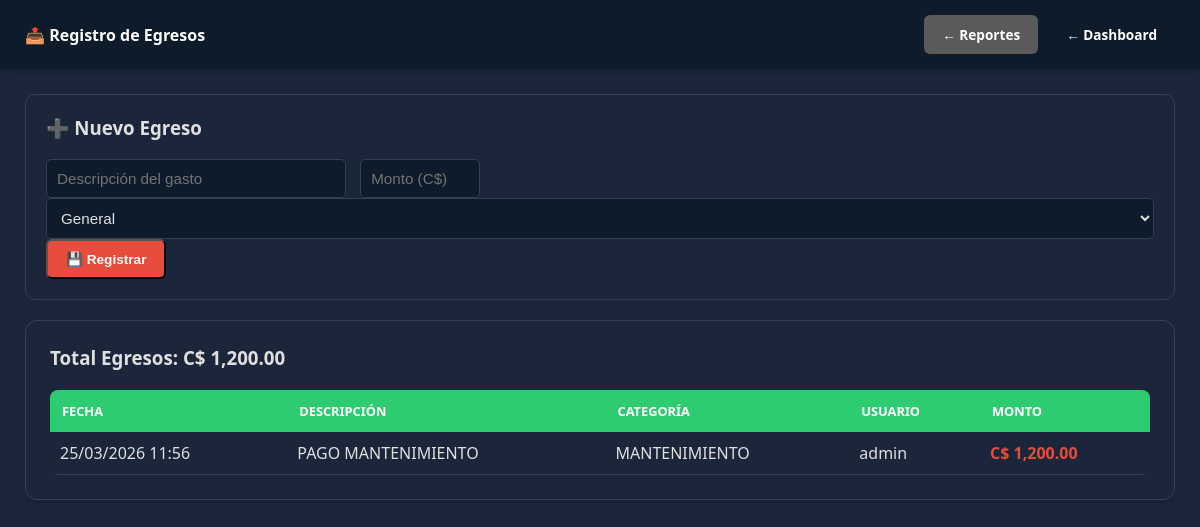
/views/admin/gestion_egresos.php (signed in), run on the app's committed database.
### tables this page shows
CREATE TABLE `caja_egresos` (
  `id` int(11) NOT NULL,
  `descripcion` varchar(255) NOT NULL,
  `monto_salida` decimal(10,2) NOT NULL,
  `fecha_egreso` datetime DEFAULT current_timestamp(),
  `id_usuario` int(11) NOT NULL,
  `categoria` varchar(50) DEFAULT 'GENERAL'
);

CREATE TABLE `usuarios` (
  `id` int(11) NOT NULL,
  `nombre` varchar(50) NOT NULL,
  `apellido` varchar(50) NOT NULL,
  `usuario` varchar(50) NOT NULL,
  `cedula` varchar(20) NOT NULL,
  `password` varchar(255) NOT NULL,
  `telefono` varchar(20) DEFAULT NULL,
  `rol` enum('ADMIN','CAJA') NOT NULL DEFAULT 'CAJA',
  `fecha_creacion` timestamp NOT NULL DEFAULT current_timestamp()
);

### views/admin/gestion_egresos.php (the view, shortened to what this page needs)
<?php
$db = (new Database())->getConnection();
$config = (new AppConfig($db))->obtenerConfig();
$tema = $_SESSION['tema'] ?? $config['tema'] ?? 'default';
$egresos = $db->query("SELECT e.*, u.usuario FROM caja_egresos e JOIN usuarios u ON e.id_usuario = u.id ORDER BY e.fecha_egreso DESC LIMIT 50")->fetchAll(PDO::FETCH_ASSOC);
$totalEgresos = array_sum(array_column($egresos, 'monto_salida'));
?>
<!DOCTYPE html>
<html lang="es">
<head>
    <link rel="stylesheet" href="../../public/css/estilos.css">
</head>
<body class="<?php echo ($tema !== 'default') ? 'tema-' . $tema : ''; ?>">
    <header>
        <div class="logo"><h2>📤 Registro de Egresos</h2></div>
        <div style="display:flex; gap:10px;">
            <a href="reportes.php" class="btn-volver gris">← Reportes</a>
            <a href="../dashboard.php" class="btn-volver">← Dashboard</a>
        </div>
    </header>
    <div class="dashboard-wrapper">
        <div class="form-egreso">
            <h3 style="margin-top:0;">➕ Nuevo Egreso</h3>
            <form method="POST">
                <input type="text" name="descripcion" placeholder="Descripción del gasto" required style="width: 300px;">
                <input type="number" step="0.01" name="monto" placeholder="Monto (C$)" required style="width: 120px;">
                <select name="categoria">
                    <option value="GENERAL">General</option>
                </select>
                <button type="submit" name="registrar_egreso" class="btn-volver" style="background: var(--danger);">💾 Registrar</button>
            </form>
        </div>
        <div class="stat-card">
            <h3><i class="fas fa-file-invoice-dollar"></i> Total Egresos: C$ <?php echo number_format($totalEgresos, 2); ?></h3>
            <table class="tabla-egresos">
                <thead>
                    <tr><th>Fecha</th><th>Descripción</th><th>Categoría</th><th>Usuario</th><th>Monto</th></tr>
                </thead>
                <tbody>
                    <?php foreach($egresos as $e): ?>
                    <tr>
                        <td><?php echo date('d/m/Y H:i', strtotime($e['fecha_egreso'])); ?></td>
                        <td><?php echo htmlspecialchars($e['descripcion']); ?></td>
                        <td><?php echo $e['categoria']; ?></td>
                        <td><?php echo $e['usuario']; ?></td>
                        <td style="color: var(--danger); font-weight: bold;">C$ <?php echo number_format($e['monto_salida'], 2); ?></td>
                    </tr>
                    <?php endforeach; ?>
                </tbody>
            </table>
        </div>
    </div>
</body>
</html>

### public/css/estilos.css (style rules this page uses)
:root { --primary: #27ae60; --secondary: #2c3e50; --danger: #e74c3c; --warning: #f39c12; --info: #3498db; --dark: #1a1a1a; --light: #f4f4f4; --bg-body: #f4f4f4; --bg-card: #ffffff; --text-main: #333333; --text-muted: #666666; --border-color: #dddddd; --header-bg: #2c3e50; --input-bg: #ffffff; --input-text: #333333; --input-border: #cccccc; --link-color: #2980b9; }
body.tema-darkblue { --primary: #3498db; --secondary: #0d1b2a; --danger: #e74c3c; --warning: #f39c12; --info: #5dade2; --dark: #f4f4f4; --light: #1b263b; --bg-body: #0d1b2a; --bg-card: #1b263b; --text-main: #e0e0e0; --text-muted: #94a3b8; --border-color: #334155; --header-bg: #0d1b2a; --input-bg: #0d1b2a; --input-text: #e0e0e0; --input-border: #334155; --link-color: #3498db; }
* { box-sizing: border-box; }
body { font-family: 'Segoe UI', Tahoma, Geneva, Verdana, sans-serif; background-color: var(--bg-body); color: var(--text-main); margin: 0; }
header { background: var(--header-bg); color: white; padding: 15px 25px; display: flex; justify-content: space-between; align-items: center; box-shadow: 0 2px 10px rgba(0,0,0,0.2); }
.dashboard-wrapper { padding: 25px; max-width: 1400px; margin: 0 auto; }
.card, .stat-card, .actions-box, .chart-box, .tabla-container, .seccion, .filtro-container, .grid-stats, .card-stat, .login-card, .stat-card, .recaudado-header, .calculadora-box, .page-card { background: var(--bg-card); color: var(--text-main); border: 1px solid var(--border-color); border-radius: 10px; padding: 20px; margin-bottom: 20px; box-shadow: 0 2px 8px rgba(0,0,0,0.08); }
.stat-card { padding: 1.5rem; border-radius: 12px; color: white; transition: transform 0.3s ease; box-shadow: 0 4px 15px rgba(0,0,0,0.1); text-decoration: none; display: block; }
.btn-volver { display: inline-block; padding: 8px 15px; background: var(--header-bg); color: white; text-decoration: none; border-radius: 5px; font-size: 0.8rem; font-weight: 600; }
table { width: 100%; border-collapse: collapse; background: var(--bg-card); color: var(--text-main); border-radius: 8px; overflow: hidden; margin-top: 20px; }
th { background: var(--header-bg); color: white; padding: 14px 12px; text-align: left; font-size: 0.8rem; text-transform: uppercase; }
td { padding: 12px; border-bottom: 1px solid var(--border-color); }
input, select, textarea { background: var(--input-bg); color: var(--input-text); border: 1px solid var(--input-border); padding: 12px; border-radius: 6px; font-size: 0.95rem; width: 100%; }
h1, h2, h3, h4, h5, h6 { color: var(--text-main); margin-top: 0; }
a { color: var(--link-color); text-decoration: none; }
.logo h2 { color: white; font-size: 1rem; margin: 0; }
body.tema-oscuro header h2, body.tema-darkblue header h2 { color: white; }
body.tema-oscuro .logo h2, body.tema-darkblue .logo h2 { color: white; }
.btn-volver { display: inline-block; padding: 10px 18px; background: var(--secondary); color: white !important; text-decoration: none; border-radius: 6px; font-weight: 600; font-size: 0.85rem; transition: all 0.2s ease; }
.btn-volver.gris { background: #7f8c8d; }
body.tema-oscuro .btn-volver.gris, body.tema-darkblue .btn-volver.gris { background: #5a5a5a; }

### views/admin/gestion_egresos.php (style rules this page uses)
:root { --primary: #27ae60; --danger: #e74c3c; --warning: #f39c12; --text-main: #333; --text-muted: #666; --bg-card: #fff; --border-color: #ddd; }
body.tema-darkblue { --primary: #2ecc71; --danger: #e74c3c; --warning: #f39c12; --text-main: #e0e0e0; --text-muted: #94a3b8; --bg-card: #1b263b; --border-color: #334155; }
body { background: var(--bg-card); color: var(--text-main); font-family: 'Segoe UI', sans-serif; }
.form-egreso { background: var(--bg-card); padding: 20px; border-radius: 10px; border: 1px solid var(--border-color); margin-bottom: 20px; }
.form-egreso input, .form-egreso select { padding: 10px; border-radius: 5px; border: 1px solid var(--border-color); margin-right: 10px; }
.tabla-egresos { width: 100%; border-collapse: collapse; }
.tabla-egresos th { background: var(--primary); color: white; padding: 12px; text-align: left; }
.tabla-egresos td { padding: 10px; border-bottom: 1px solid var(--border-color); }

### data on the page
caja_egresos: fecha_egreso "25/03/2026 11:56", descripcion "PAGO MANTENIMIENTO", categoria "MANTENIMIENTO", id_usuario.usuario "admin", monto_salida "1,200.00"

### other printed values
$totalEgresos "1,200.00"
